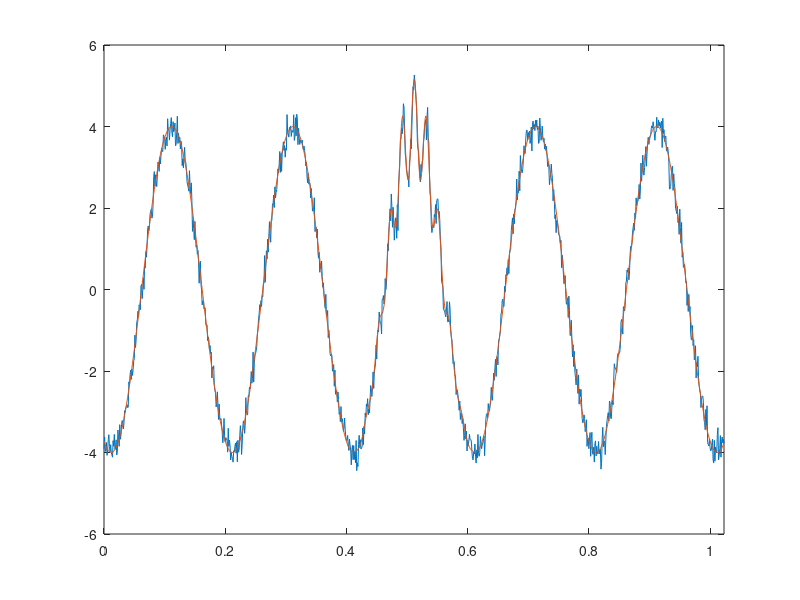

This chart was generated by the following MATLAB code: (Note: this script raises an error after producing the figure.)
%Test bed for basic masking signal algorithm development
clear all;close all
%% Set data recording parameters
Fs  = 1e3;%Sample rate
dt = 1/Fs;
Nsamp  = 2^10;%number of samples
Ts  = Nsamp/Fs;
t   = ([1:Nsamp]-1)/Fs;

%% Make data.  Start with basic Gabor wave packet riding on lower frequency sinusoid.

f0 = 50;
f1 = 5;
Tsig = Ts/30;
t0 = Ts/2;
phi0 = 0;
A0 = .1;
A1 = 4;
SigNoise = A0*2;
x0  = A0/Tsig/sqrt(2*pi)*exp( -(t-t0).^2/Tsig^2/2).*...
    cos(2*pi*(f0.*(t-t0) + phi0)) +...
    A1*cos(2*pi*f1*(t-t0));
    
x = x0 + SigNoise*randn(size(t));
figure;plot(t,x,t,x0)
xlim([min(t) max(t)]);


sig1 =  struct('val',x0,'period',dt);
cwtS1 = cwtft(sig1,'scales',1./[1:1:200]);
scales = cwtS1.scales;
MorletFourierFactor = 4*pi/(6+sqrt(2+6^2));
freq = 1./(scales.*MorletFourierFactor);
figure;imagesc(t,freq,abs(cwtS1.cfs));set(gca,'YDir','normal');
xlabel('time (sec)'); ylabel('Pseudo-frequency');
title('Morlet spectrogram')
% set(gca,'YTick',[0:10:150])
grid on
ylim([0 100])

%% Decompose with standard EMD
maxIMF = 4;
IMFx0 = emdos(x0,'method','emd');
figure;plot_imf(IMFx0(1:maxIMF,:),t,'CA1')
IMFx = emdos(x,'method','emd');
figure;plot_imf(IMFx(1:maxIMF,:),t,'CA1')

%% Add a masking signal to bias amplitude of higher frequency component
As = 2*A0;
s = cos(2*pi*f0*(t-t0));
y0 = x0 + s;
y = x + s;
figure;plot(t,x0,t,y0)
IMFy0 = emdos(y0,'method','emd');
IMFy = emdos(y,'method','emd');
IMFy0(1,:) = IMFy0(1,:) - s;
IMFy(2,:) = IMFy(2,:) - s;
figure;plot_imf(IMFy0(1:maxIMF,:),t,'CA1')
IMFy = emdos(y,'method','emd');
figure;plot_imf(IMFy(1:maxIMF,:),t,'CA1')
